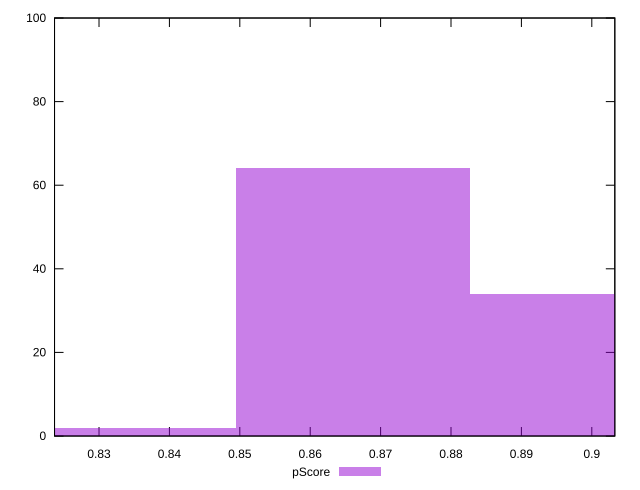

Source code (gnuplot):
reset

$pScore <<EOF
0.8327758157178029 2
0.8993978809752271 34
0.866086848346515 64
EOF

set key outside below
set boxwidth 0.033311032628712114
set xrange [0.8236809769080067:0.9032705256820865]
set yrange [0:100]
set trange [0:100]
set style fill transparent solid 0.5 noborder
set terminal svg size 640, 490 enhanced background rgb 'white'
set output "report_00026_2021-02-22T21:38:55.199Z/first-meaningful-paint/samples/pages/pScore/histogram.svg"

plot $pScore title "pScore" with boxes

reset
